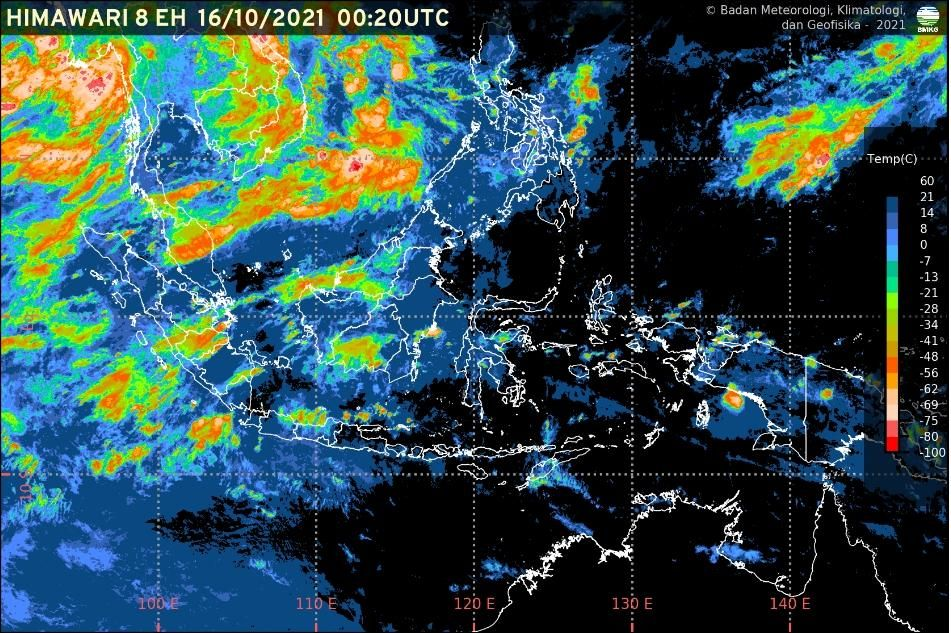
#> input picture image/16 okt 2021.jpg, 951 x 633 px, found by its file name
$ jupyter execute satelit_image_processing.ipynb   (shell and % lines are left out)
#> lines starting #> are read from the running program, lines starting #| are printed output that depends on the picture; after the words box and inside, x2 and y2 are one past the last pixel; in counts of white or black regions, pixels touching at a corner belong together
<a href="https://colab.research.google.com/github/nabilaaryanti/Image-Processing/blob/main/satelit_image_processing.ipynb" target="_parent"></a>

# Import beberapa modul

[cell 1]
from PIL import Image
import numpy as np
import random
import matplotlib.pyplot as plt
import cv2

## Clone github Repository

[cell 2]
img = Image.open('/content/Image-Processing/image/16 okt 2021.jpg')
#> img is the input picture: PIL image 951x633 RGB; mean R, G, B 48.6, 78.7, 80.5
pic = np.array(img)

# Show image

**Himawari-8 IR Enhanced**

Pada produk Himawari-8 EH menunjukkan suhu puncak awan yang didapat dari pengamatan radiasi pada panjang gelombang 10.4 mikrometer yang kemudian diklasifikasi dengan pewarnaan tertentu, dimana warna hitam atau biru menunjukkan tidak terdapat pembentukan awan yang banyak (cerah), sedangkan semakin dingin suhu puncak awan, dimana warna mendekati jingga hingga merah, menunjukan pertumbuhan awan yang signifikan dan berpotensi terbentuknya awan Cumulonimbus

Dalam folder image terdapat gambar hasil tangkapan dari satelit Himawari-8 IR mulai dari tanggal 14-18 Oktober 2021

## Blue mask / blue layer of satellite image

Contoh mencari blue layer dalam gambar tangkapan satelit pada tanggal 16 Oktober 2021

[cell 3]
# open image
img = Image.open('/content/Image-Processing/image/16 okt 2021.jpg')
pic = np.array(img)

# show the blue layer
blue_mask = pic[ :, :, 2] < 200
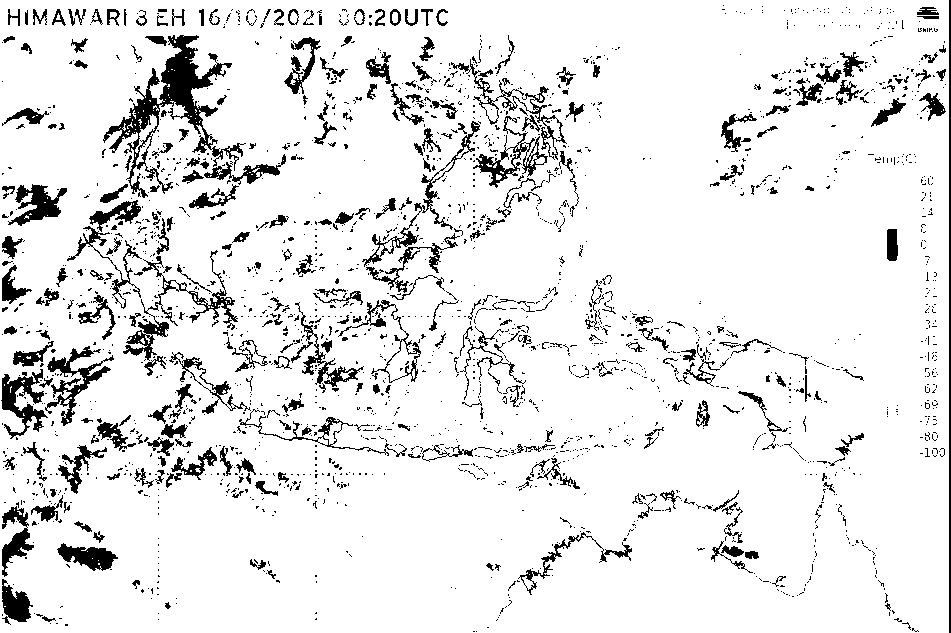
#> blue_mask: shape (633, 951) bool; 90.7% white; 2165 black regions (1841 under 20 px), largest, box (x1, y1, x2, y2) and area: (103, 35, 246, 198) 4965, (123, 250, 238, 361) 1755, (45, 346, 114, 426) 1417
pic[blue_mask] = 0
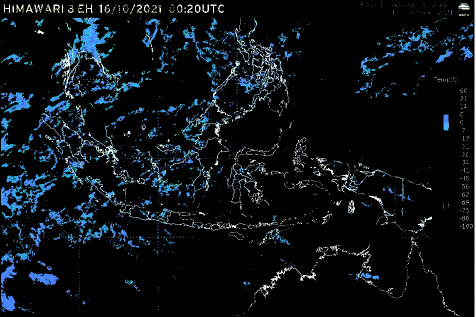
#> pic: shape (633, 951, 3) (shown at 1/2 size); mean R, G, B 11, 16.9, 21.4
plt.figure(figsize=(14,14))
plt.imshow(pic)

## Red mask / Red layer of satellite image

Contoh mencari red layer dalam gambar tangkapan satelit pada tanggal 16 Oktober 2021

[cell 4]
# open image
img = Image.open('/content/Image-Processing/image/16 okt 2021.jpg')
pic = np.array(img)

# show the red layer
red_mask = pic[ :, :, 0] < 200
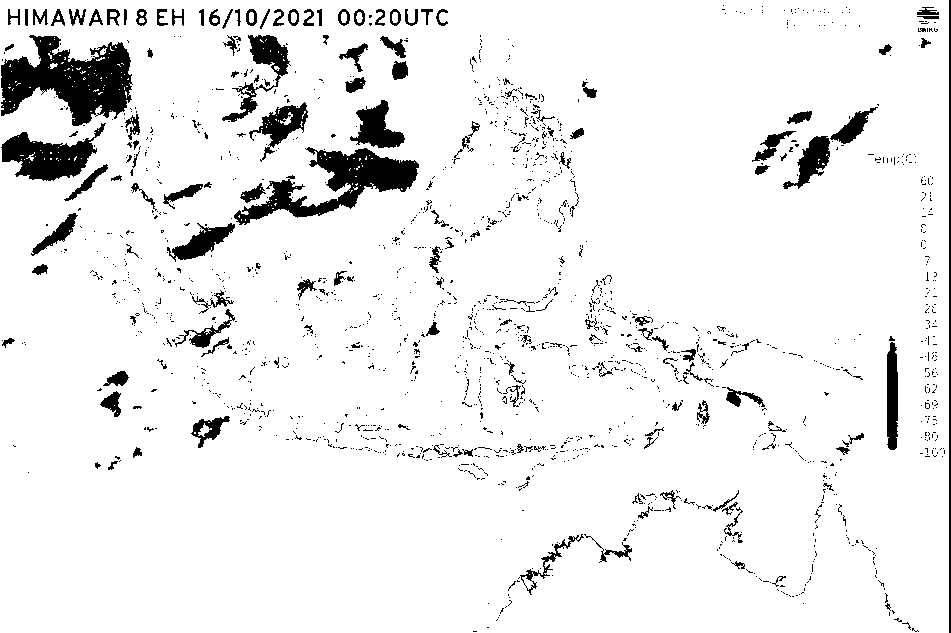
#> red_mask: shape (633, 951) bool; 93% white; 1742 black regions (1583 under 20 px), largest, box (x1, y1, x2, y2) and area: (1, 35, 133, 126) 6809, (234, 147, 419, 225) 5045, (1, 123, 106, 181) 2875
pic[red_mask] = 0
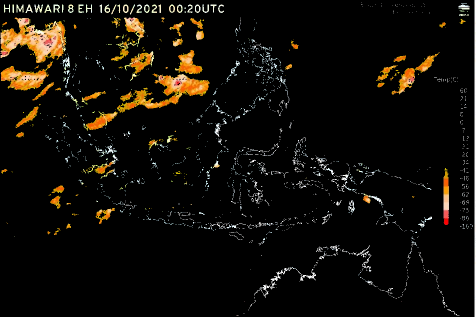
#> pic: shape (633, 951, 3) (shown at 1/2 size); mean R, G, B 16.3, 13, 7.8
plt.figure(figsize=(14,14))
plt.imshow(pic)

## Green mask / Green layer of satellite image

Contoh mencari green layer dalam gambar tangkapan satelit pada tanggal 16 Oktober 2021

[cell 5]
# open image
img = Image.open('/content/Image-Processing/image/16 okt 2021.jpg')
pic = np.array(img)

# show the green layer
green_mask = pic[ :, :, 1] < 200
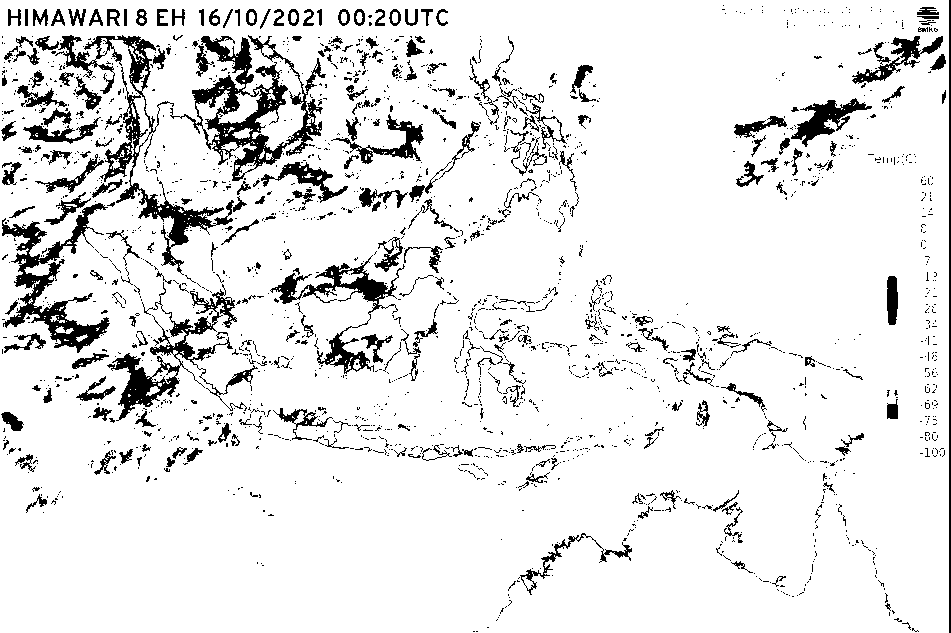
#> green_mask: shape (633, 951) bool; 90.3% white; 2020 black regions (1733 under 20 px), largest, box (x1, y1, x2, y2) and area: (170, 35, 326, 181) 6069, (55, 35, 234, 275) 5152, (2, 203, 110, 353) 4170
pic[green_mask] = 0
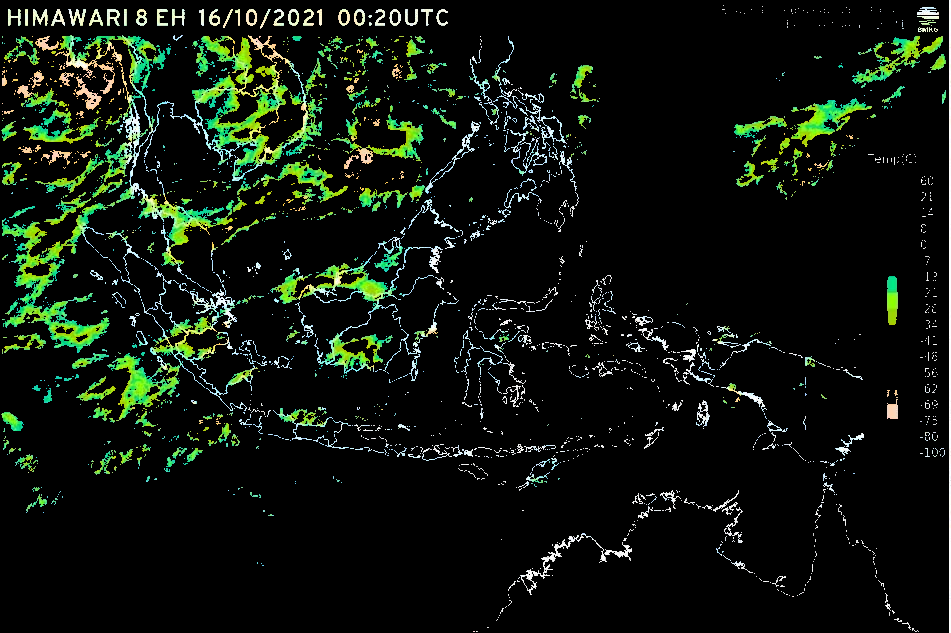
#> pic: shape (633, 951, 3); mean R, G, B 14.7, 21.8, 13.4
plt.figure(figsize=(14,14))
plt.imshow(pic)

[cell 6]
print('Type of image :', type(pic))
#| Type of image : <class 'numpy.ndarray'>
print()
print('Shape of the image : {}'. format(pic.shape) )
#| Shape of the image : (633, 951, 3)
print('Image hight : {}'. format(pic.shape[0]) )
#| Image hight : 633
print('Image Width : {}'. format(pic.shape[1]) )
#| Image Width : 951
print('Dimension of Image : {}'. format(pic.ndim))
#| Dimension of Image : 3

$ run again, with image/15 okt 2021.jpeg copied over image/16 okt 2021.jpg
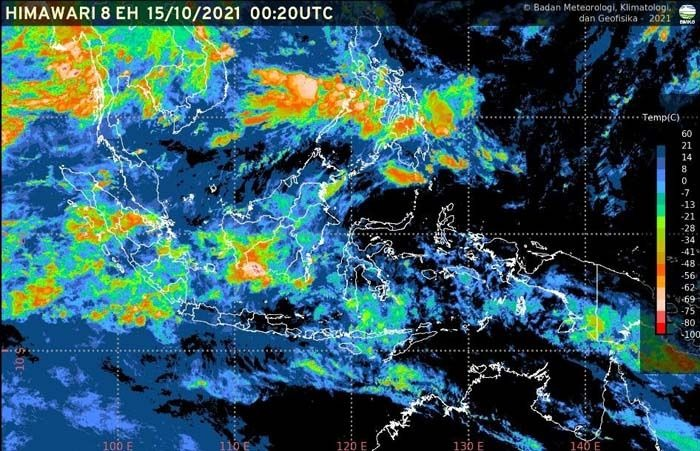
#> input picture image/15 okt 2021.jpeg, 700 x 451 px, found by its file name
#> img is the input picture: PIL image 700x451 RGB; mean R, G, B 49.8, 87.7, 97.5
#> `blue_mask = pic[ :, :, 2] < 200`:
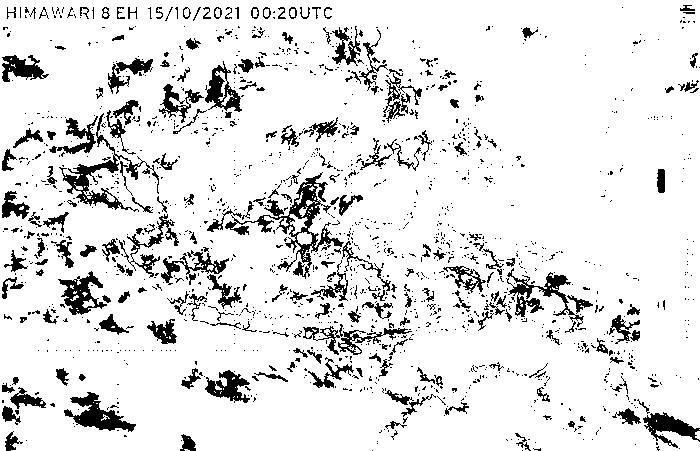
#> blue_mask: shape (451, 700) bool; 88.9% white; 1534 black regions (1308 under 20 px), largest, box (x1, y1, x2, y2) and area: (225, 172, 344, 279) 2301, (59, 113, 159, 212) 1486, (64, 392, 136, 432) 1150
#> red_mask: shape (451, 700) bool; 95.9% white; 665 black regions (597 under 20 px), largest, box (x1, y1, x2, y2) and area: (21, 26, 108, 117) 2927, (255, 70, 375, 134) 2777, (235, 241, 270, 284) 688
#> green_mask: shape (451, 700) bool; 91.3% white; 1338 black regions (1185 under 20 px), largest, box (x1, y1, x2, y2) and area: (18, 26, 226, 128) 5577, (90, 233, 193, 320) 2057, (349, 47, 435, 154) 1540
#> `pic[green_mask] = 0`:
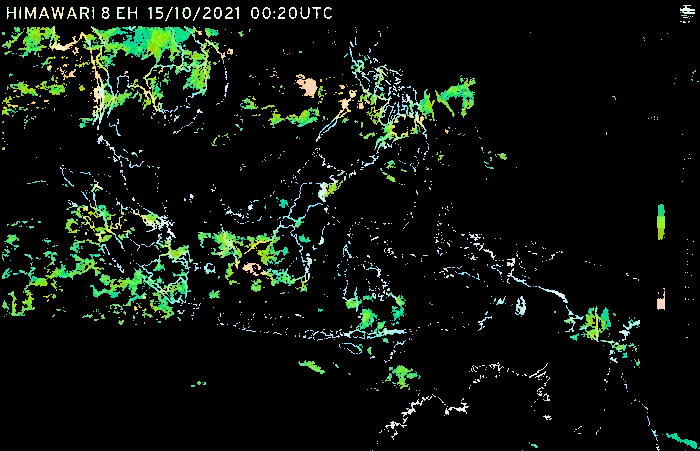
#> pic: shape (451, 700, 3); mean R, G, B 11.9, 19.3, 12.6
#| Type of image : <class 'numpy.ndarray'>
#| Shape of the image : (451, 700, 3)
#| Image hight : 451
#| Image Width : 700
#| Dimension of Image : 3
